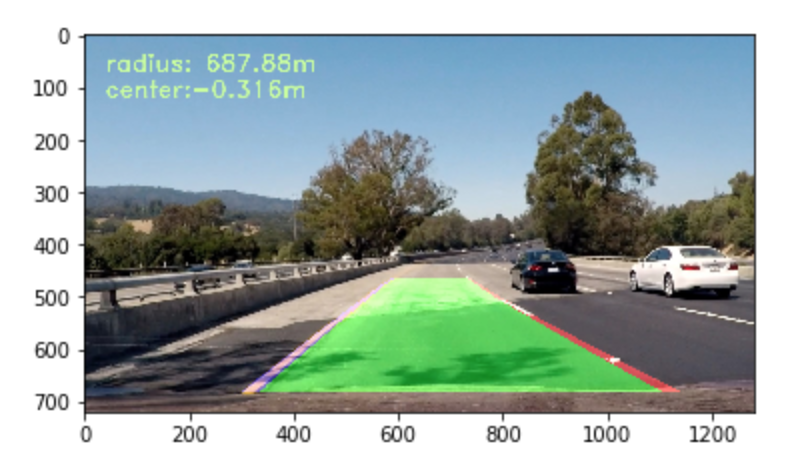
#> input picture examples/fine.png, 796 x 452 px
$ python -i project.py   (imports and definitions only)
#> lines starting #> are read from the running program, lines starting #| are printed output that depends on the picture; after the words box and inside, x2 and y2 are one past the last pixel; in counts of white or black regions, pixels touching at a corner belong together
import cv2
import numpy as np

def lab_bthresh(img, thresh=(190,255)):
    lab = cv2.cvtColor(img, cv2.COLOR_RGB2Lab)
    lab_b = lab[:,:,2]
    if np.max(lab_b) > 175:
        lab_b = lab_b*(255/np.max(lab_b))
    binary_output = np.zeros_like(lab_b)
    binary_output[((lab_b > thresh[0]) & (lab_b <= thresh[1]))] = 1
    return binary_output


def grayscale(img):
    """Applies the Grayscale transform
    This will return an image with only one color channel
    but NOTE: to see the returned image as grayscale
    (assuming your grayscaled image is called 'gray')
    you should call plt.imshow(gray, cmap='gray')"""
    return cv2.cvtColor(img, cv2.COLOR_RGB2GRAY)


def canny(img, low_threshold, high_threshold):
    """Applies the Canny transform"""
    return cv2.Canny(img, low_threshold, high_threshold)


def gaussian_blur(img, kernel_size):
    """Applies a Gaussian Noise kernel"""
    return cv2.GaussianBlur(img, (kernel_size, kernel_size), 0)


def canny_thresh(img, low=100, high=200):
    result = grayscale(img)
    result = gaussian_blur(result, 3)
    result = canny(result, low, high)
    return result

def hls_lthresh(img, thresh=(220, 255)):
    hls = cv2.cvtColor(img, cv2.COLOR_RGB2HLS)
    hls_l = hls[:,:,1]
    hls_l = hls_l*(255/np.max(hls_l))
    binary_output = np.zeros_like(hls_l)
    binary_output[(hls_l > thresh[0]) & (hls_l <= thresh[1])] = 1
    return binary_output

>>> import cv2
>>> picture = cv2.cvtColor(cv2.imread('examples/fine.png'), cv2.COLOR_BGR2RGB)
>>> result = canny_thresh(picture)
#> in grayscale, `return cv2.cvtColor(img, cv2.COLOR_RGB2GRAY)`:
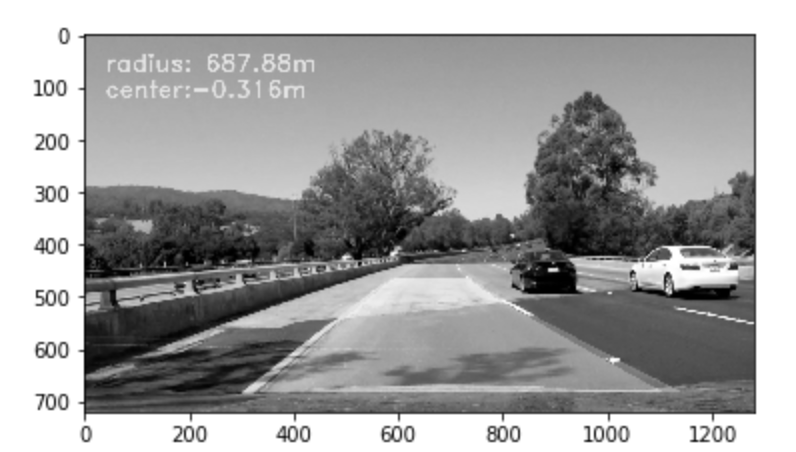
#> returned value: shape (452, 796); min 0, max 255, mean 162.6
#> in canny, `return cv2.Canny(img, low_threshold, high_threshold)`:
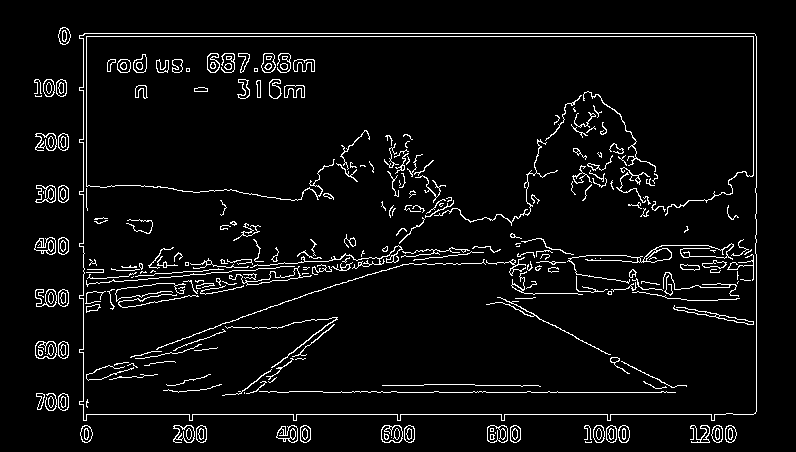
#> returned value: shape (452, 796); 5% white in thin lines or dots, all inside (x1, y1, x2, y2) = (34, 27, 757, 443)

$ run again, on examples/ortho.png
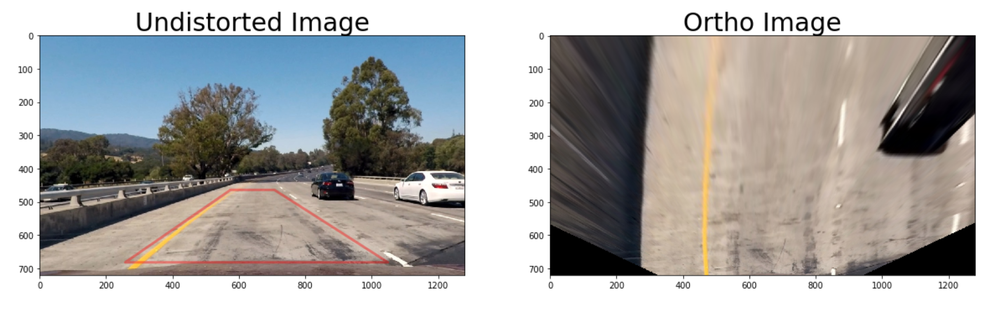
#> input picture examples/ortho.png, 1000 x 315 px, shrunk from 2028 x 638 before the run
#> in grayscale, `return cv2.cvtColor(img, cv2.COLOR_RGB2GRAY)`:
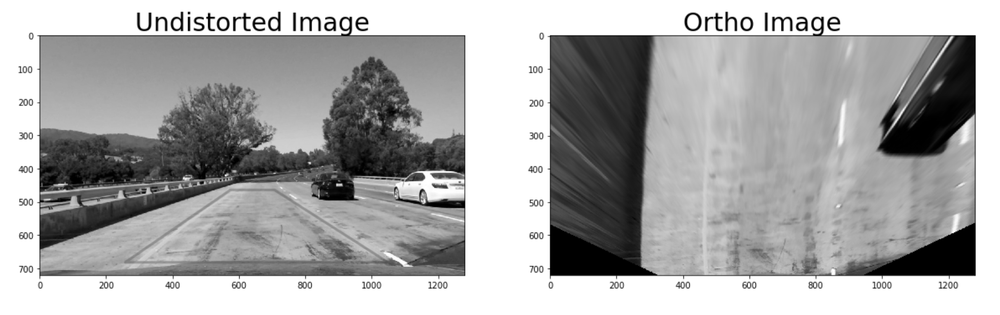
#> returned value: shape (315, 1000); min 0, max 255, mean 169.2
#> in canny, `return cv2.Canny(img, low_threshold, high_threshold)`:
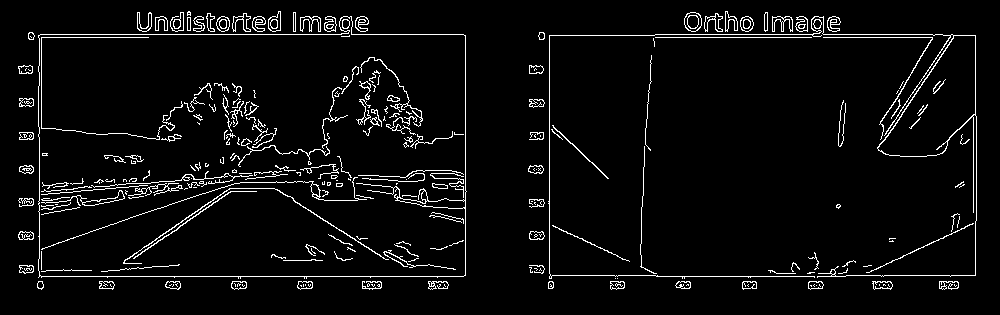
#> returned value: shape (315, 1000); 4.8% white in thin lines or dots, all inside (x1, y1, x2, y2) = (18, 11, 977, 290)
